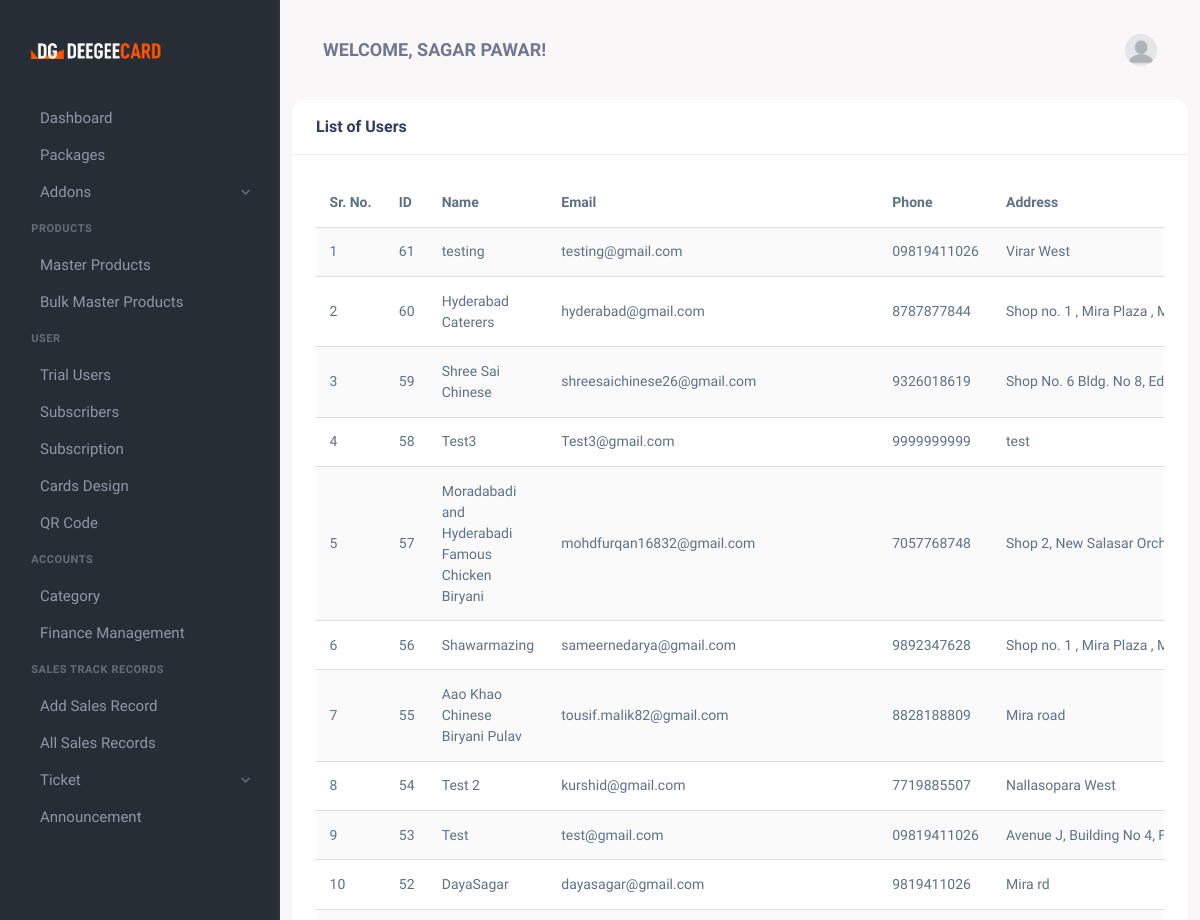
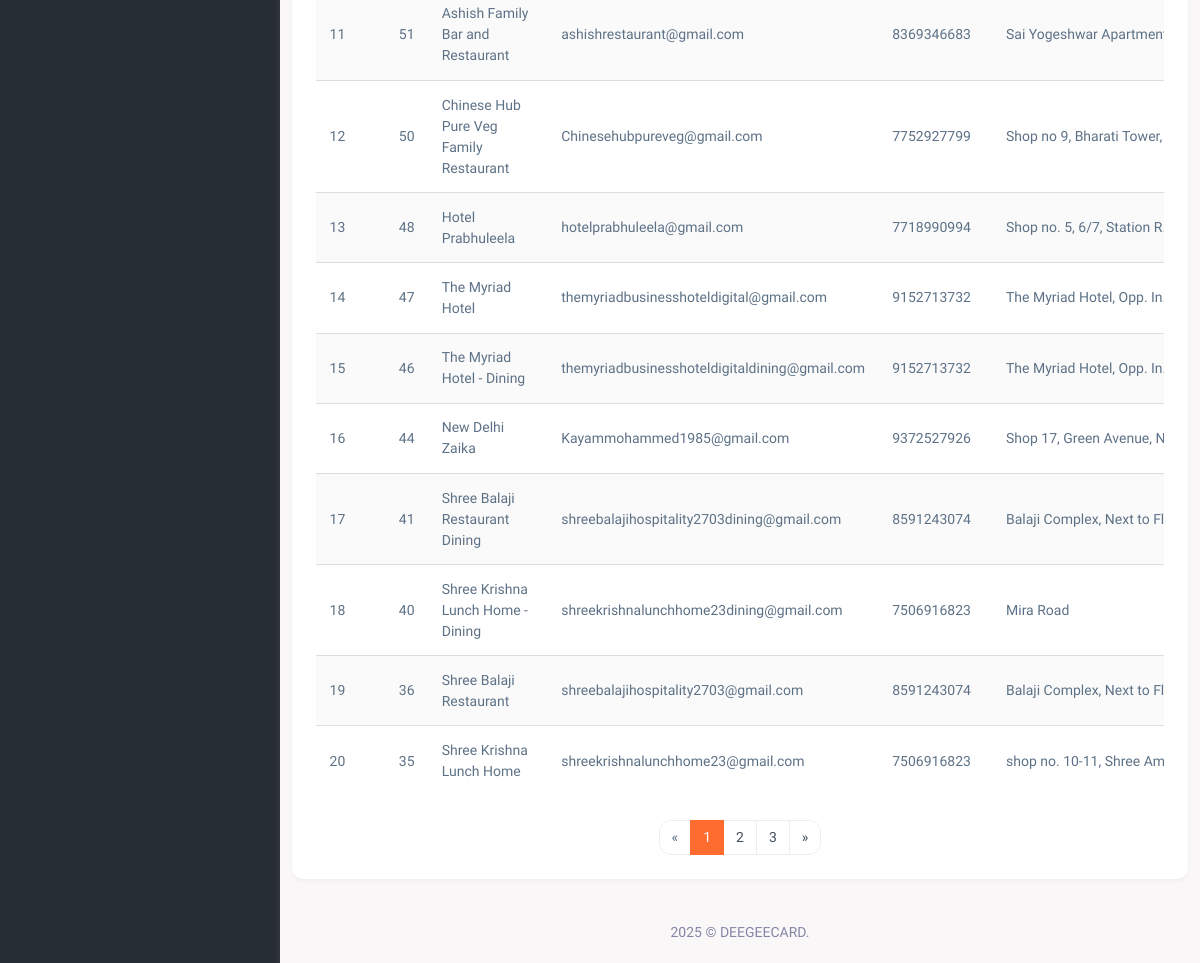
The page /list-of-users.php (signed in) on the database as committed earlier (2 pictures, top to bottom).
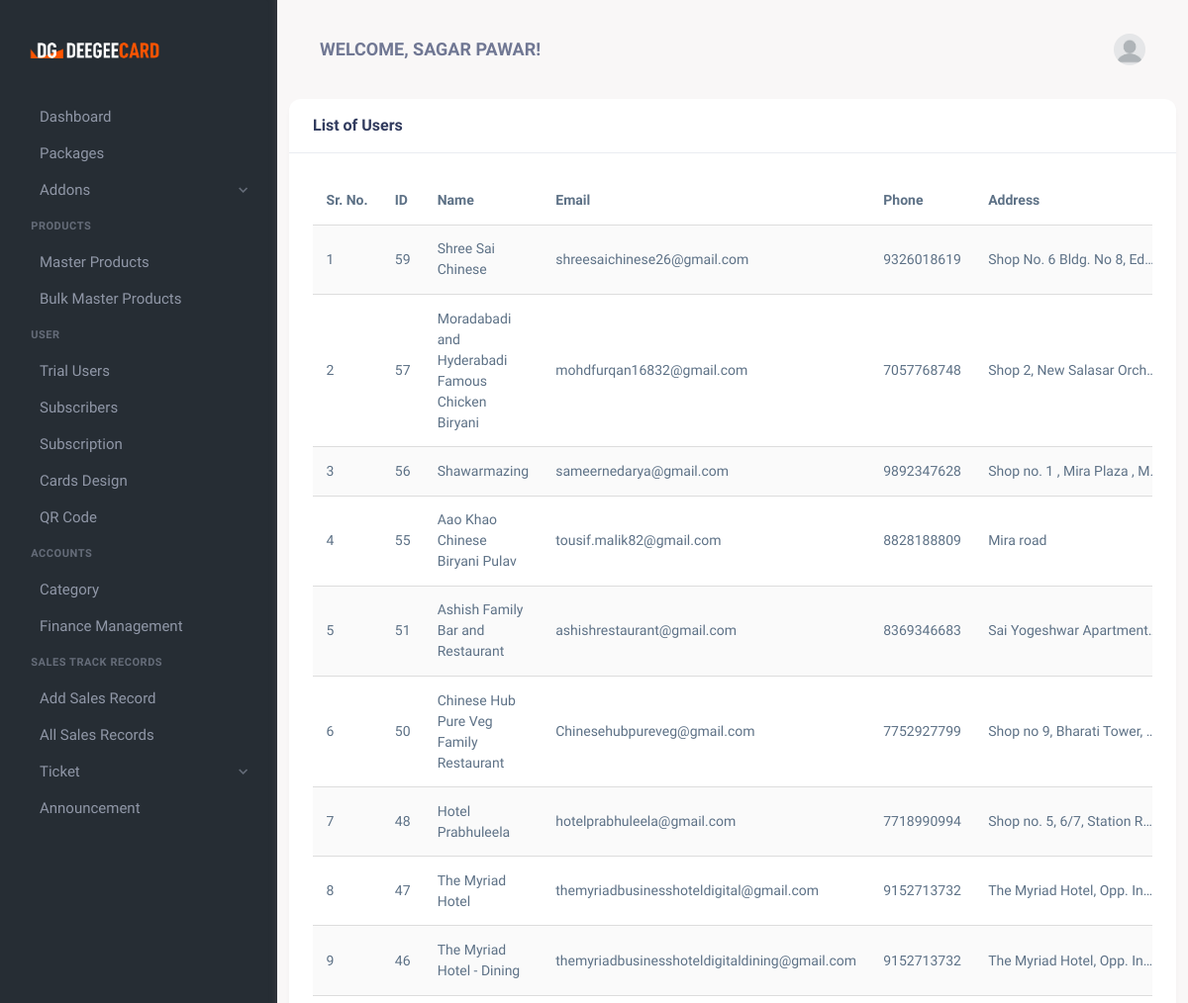
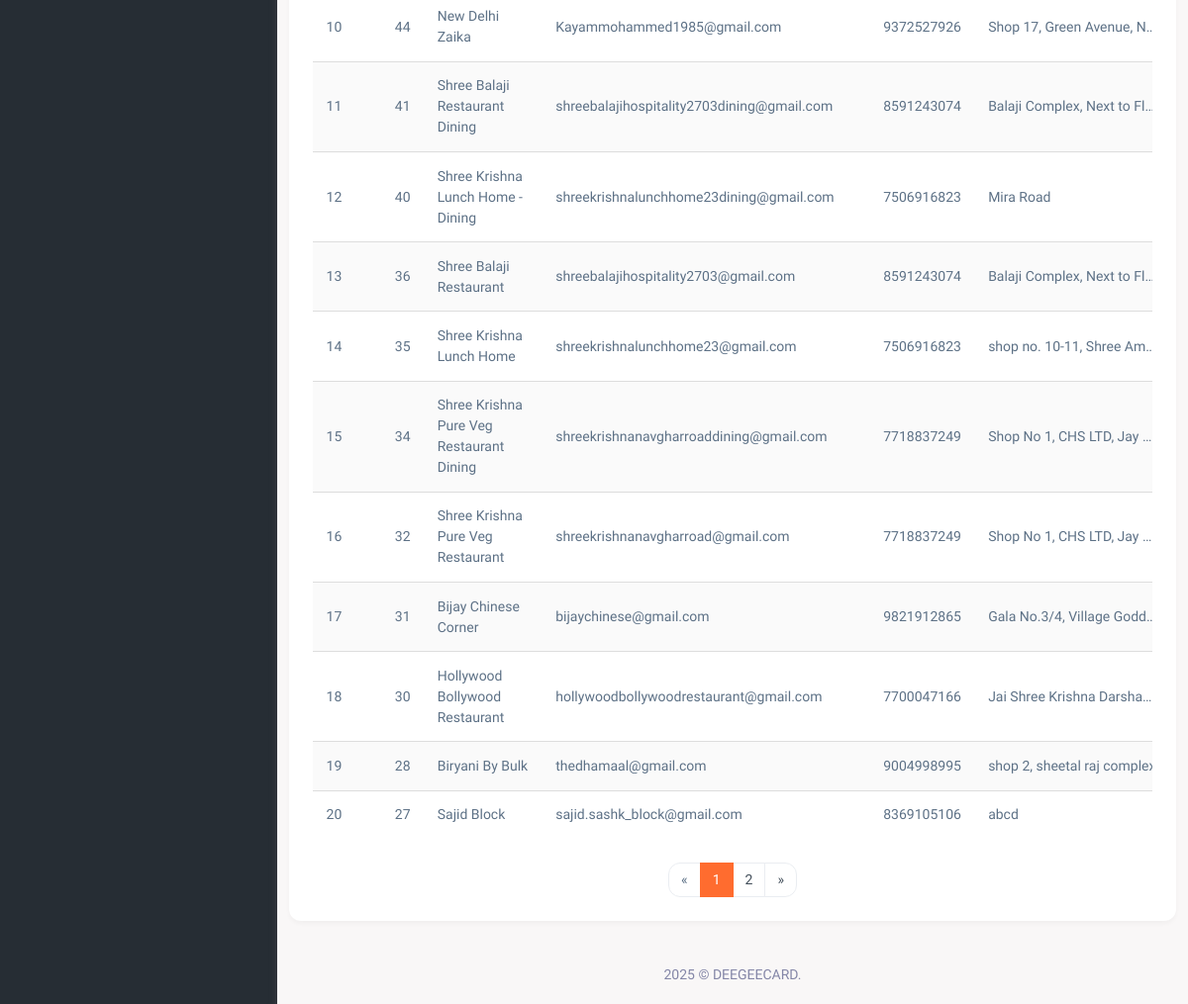
The same page on the database as committed later (2 pictures, top to bottom).
### tables this page shows
CREATE TABLE `users` (
  `id` int(11) NOT NULL,
  `Name` varchar(100) NOT NULL,
  `Email` varchar(100) NOT NULL,
  `Password` varchar(255) NOT NULL,
  `role` enum('admin','user','sales_person') NOT NULL DEFAULT 'user',
  `created_at` timestamp NOT NULL DEFAULT CURRENT_TIMESTAMP,
  `updated_at` timestamp NOT NULL DEFAULT CURRENT_TIMESTAMP ON UPDATE CURRENT_TIMESTAMP,
  `phone` varchar(15) NOT NULL,
  `address` text NOT NULL,
  `is_trial` tinyint(1) DEFAULT '0',
  `trial_start` datetime DEFAULT NULL,
  `trial_end` datetime DEFAULT NULL
);

### list-of-users.php (the view, shortened to what the changed rows need)
<?php
require 'db_connection.php';
$records_per_page = 20;
$page = isset($_GET['page']) ? (int)$_GET['page'] : 1;
$page = max(1, $page);
$offset = ($page - 1) * $records_per_page;
$count_sql = "SELECT COUNT(*) AS total FROM users";
$count_result = $conn->query($count_sql);
$total_records = $count_result->fetch_assoc()['total'];
$total_pages = ceil($total_records / $records_per_page);
$sql = "SELECT id, name, email, phone, address, role, created_at
        FROM users
        ORDER BY created_at DESC
        LIMIT ?, ?";
$stmt = $conn->prepare($sql);
$stmt->bind_param("ii", $offset, $records_per_page);
$stmt->execute();
$result = $stmt->get_result();
?>
<!DOCTYPE html>
<html lang="en">
<head>
    <link href="assets/css/vendor.min.css" rel="stylesheet" type="text/css" />
    <link href="assets/css/icons.min.css" rel="stylesheet" type="text/css" />
    <link href="assets/css/app.min.css" rel="stylesheet" type="text/css" />
    <link href="assets/css/style.css" rel="stylesheet" type="text/css" />
</head>
<body>
    <div class="wrapper">
        <div class="page-content">
            <div class="container">
                <div class="row">
                    <div class="col-xl-12">
                        <div class="card">
                            <div class="card-body">
                                <div class="table-responsive">
                                    <table class="table table-centered table-striped table-hover">
                                        <thead class="thead-light">
                                            <tr>
                                                <th>Sr. No.</th>
                                                <th>ID</th>
                                                <th>Name</th>
                                                <th>Email</th>
                                                <th>Phone</th>
                                                <th>Address</th>
                                            </tr>
                                        </thead>
                                        <tbody>
                                            <?php if ($result->num_rows > 0): ?>
                                                <?php $serial = $offset + 1; ?>
                                                <?php while ($user = $result->fetch_assoc()): ?>
                                                <tr>
                                                    <td><?= $serial++ ?></td>
                                                    <td><?= htmlspecialchars($user['id']) ?></td>
                                                    <td><?= htmlspecialchars($user['name']) ?></td>
                                                    <td><?= htmlspecialchars($user['email']) ?></td>
                                                    <td><?= !empty($user['phone']) ? htmlspecialchars($user['phone']) : '<span class="text-muted">-</span>' ?></td>
                                                    <td class="address-cell" title="<?= htmlspecialchars($user['address']) ?>">
                                                        <?= !empty($user['address']) ? htmlspecialchars($user['address']) : '<span class="text-muted">-</span>' ?>
                                                    </td>
                                                </tr>
                                                <?php endwhile; ?>
                                            <?php else: ?>
                                                <tr>
                                                    <td colspan="8" class="text-center py-4">No user records found</td>
                                                </tr>
                                            <?php endif; ?>
                                        </tbody>
                                    </table>
<?php if ($total_pages > 1): ?>
<nav aria-label="Page navigation example">
    <ul class="pagination justify-content-center mb-0">
        <?php for ($i = 1; $i <= $total_pages; $i++): ?>
            <li class="page-item <?= $i == $page ? 'active' : '' ?>">
                <a class="page-link" href="?page=<?= $i ?>"><?= $i ?></a>
            </li>
        <?php endfor; ?>
    </ul>
</nav>
<?php endif; ?>
                                </div>
                            </div>
                        </div>
                    </div>
                </div>
            </div>
        </div>
    </div>
</body>
</html>

Rows that differ between the two databases and show on the page:
removed users: id "61", Name "testing", Email "testing@gmail.com", phone "09819411026", address "Virar West"
removed users: id "60", Name "Hyderabad Caterers", Email "hyderabad@gmail.com", phone "8787877844", address "Shop no. 1 , Mira Plaza , M…"
removed users: id "58", Name "Test3", Email "Test3@gmail.com", phone "9999999999", address "test"
removed users: id "54", Name "Test 2", Email "kurshid@gmail.com", phone "7719885507", address "Nallasopara West"
removed users: id "53", Name "Test", Email "test@gmail.com", phone "09819411026", address "Avenue J, Building No 4, F…"
removed users: id "52", Name "DayaSagar", Email "dayasagar@gmail.com", phone "9819411026", address "Mira rd"
now on this page (row unchanged): users: id "34", Name "Shree Krishna Pure Veg Restaurant Dining", Email "shreekrishnanavgharroaddining@gmail.com", phone "7718837249", address "Shop No 1, CHS LTD, Jay…"
now on this page (row unchanged): users: id "32", Name "Shree Krishna Pure Veg Restaurant", Email "shreekrishnanavgharroad@gmail.com", phone "7718837249", address "Shop No 1, CHS LTD, Jay…"
now on this page (row unchanged): users: id "31", Name "Bijay Chinese Corner", Email "bijaychinese@gmail.com", phone "9821912865", address "Gala No.3/4, Village Godd…"
now on this page (row unchanged): users: id "30", Name "Hollywood Bollywood Restaurant", Email "hollywoodbollywoodrestaurant@gmail.com", phone "7700047166", address "Jai Shree Krishna Darsha…"
now on this page (row unchanged): users: id "28", Name "Biryani By Bulk", Email "thedhamaal@gmail.com", phone "9004998995", address "shop 2, sheetal raj…"
now on this page (row unchanged): users: id "27", Name "Sajid Block", Email "sajid.sashk_block@gmail.com", phone "8369105106", address "abcd"
Other text that changed with them:
list line gone: "3"
